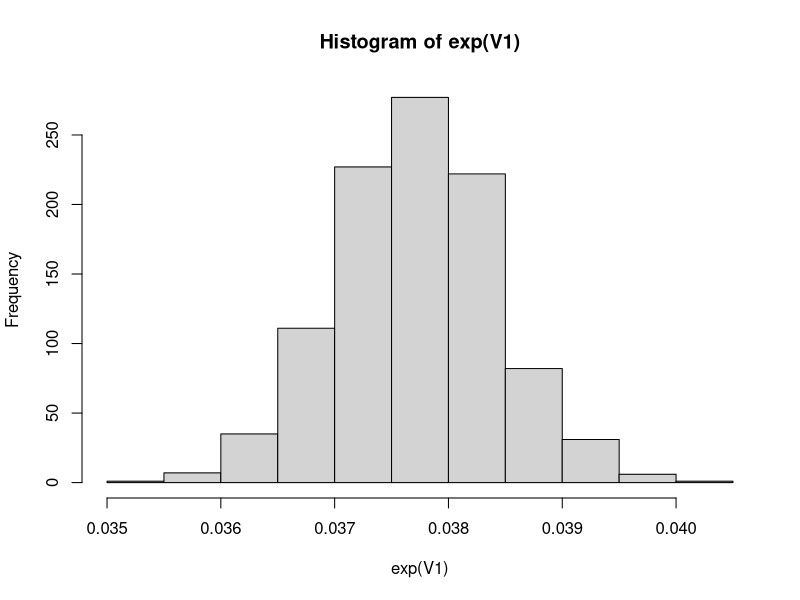
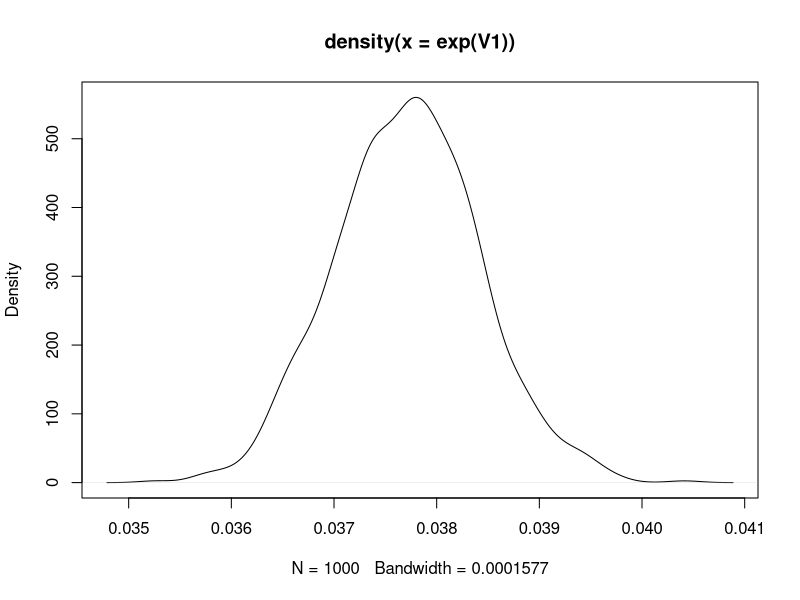

The R source for these figures, in order: (Note: this script raises an error after producing the figures.)
# Initialize VIX data
Y0 = log((20.53/100)^2)
Y1 = log((19.39/100)^2)
# Number of sample path / Size of Monte Carlo
N = 1000
# Time increment
delta = 1/252
# Set up parameters
mu = 0
sigma = 1.5
tau = 0.02
# Generate Geometric Brownian Motion Random Variables
meanGBM = Y0+delta*(mu-0.5*sigma^2)
varGBM = delta*sigma^2
# Using Y(VIX) and Bayes theorem, so we can change the distribution
denom = tau^2+varGBM
meanV1 = (meanGBM*tau^2+Y1*varGBM)/denom
varV1 = (varGBM*tau^2)/denom

#Activity 1a)
# Simulate normal random varaible by using monte carlo
z = rnorm(N)
V1 = sqrt(varV1)*z + meanV1
# Compare Monte Carlo estimation of V1 vs true value
MCestV1 = mean(exp(V1))
trueV1  = exp(mean(V1)+0.5*varV1)
obsV1 = exp(Y1)
# Very close to each other
c(MCestV1,trueV1,obsV1)

#Activity 1c)
V = mean(exp(V1)^2)-mean(exp(V1))^2
c(MCestV1-1.96*sqrt(V),MCestV1+1.96*sqrt(V))
hist(exp(V1))
plot(density(exp(V1)))
quantile(exp(V1),probs=c(0.025,0.975))


# Activity 1b) Ornstein Uhlenbeck Case
k = 5
meanOU = mu+(Y0-mu)*exp(-k*delta)
varOU  = sigam^2(1-exp(-2*k*delta))
# Using Y(VIX) and Bayes theorem, so we can change the distribution
denom = tau^2+varOU 
meanV1 = (meanOU*tau^2+Y1*varOU)/denom
varV1 = (varOU*tau^2)/denom
# Simulate normal random varaible by using monte carlo
z = rnorm(N)
V1 = sqrt(varV1)*z + meanV1
# Compare Monte Carlo estimation of V1 vs true value
MCestV1 = mean(exp(V1))
trueV1  = exp(mean(V1)+0.5*varV1)
obsV1 = exp(Y1)
# Very close to each other
c(MCestV1,trueV1,obsV1)


# Anthithetic Variates
za = z
zb = -z
V1a = sqrt(varV1)*za + meanV1
V1b = sqrt(varV1)*zb + meanV1
# Compare Anthithetic Variates Monte Carlo estimation 
AnMCestV1 = 0.5*mean(exp(V1a))+0.5*mean(exp(V1b))
# Very close to each other
c(AnMCestV1,trueV1,obsV1)

# Control Variates
b = cov(exp(V1),z)
CVestV1 = mean(exp(V1)-b*z)
# Very close to each other
c(CVestV1,trueV1,obsV1)

# Activity 2) Forecasting Volatility
# Observe mu and sigma from historical data but it depends on the number of observation(recent data works best)
# Measure accuracy from how much mean deviate from the true value and variance 
N = 10000
z1 = rnorm(N)
V1 = sqrt(varV1)*z1 + meanV1
meanGBM2 = V1+delta*(mu-0.5*sigma^2)
z2 = rnorm(N)
V2 = sqrt(varGBM)*z2 + meanGBM2
mean(exp(V2))
plot(density(exp(V2)))
# Prob < 0.5 (Downward Trend)
sum(exp(V2) > exp(V1))/N


